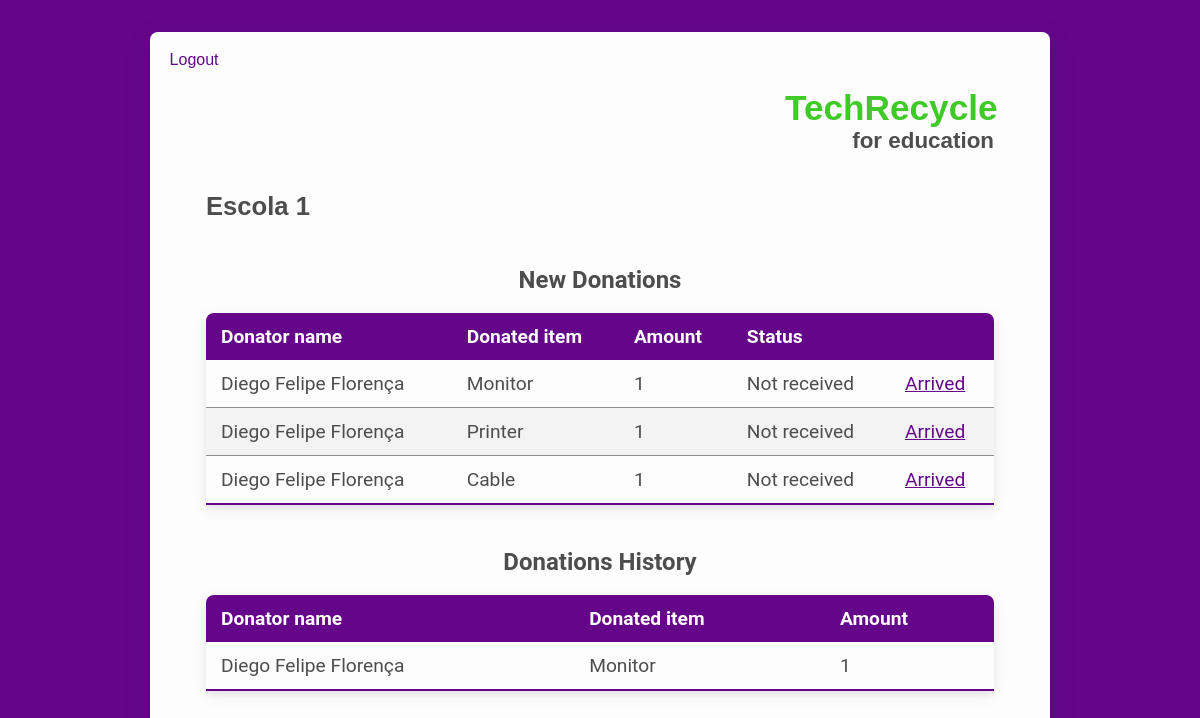
The page /school_page (signed in) on the database as committed earlier.
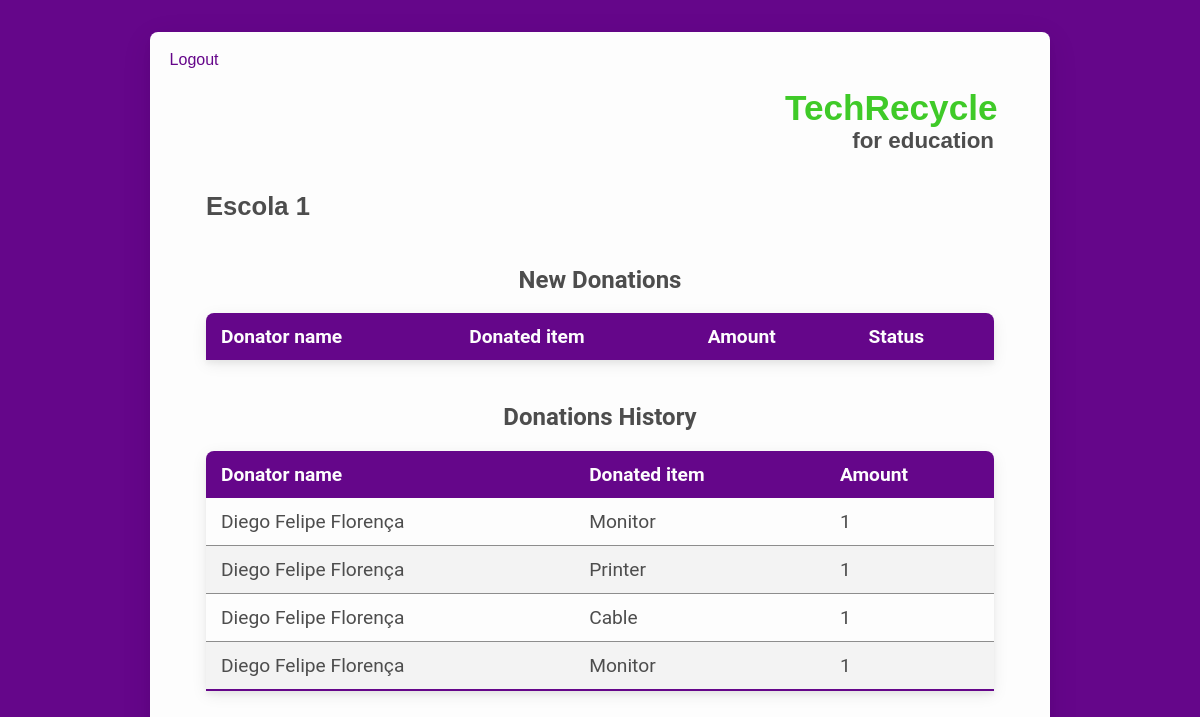
The same page on the database as committed later.
### tables this page shows
CREATE TABLE "schools" (
	"id"	INTEGER,
	"name"	VARCHAR(255),
	"address"	VARCHAR(255),
	"city"	VARCHAR(255),
	"state"	VARCHAR(255),
	"country"	VARCHAR(255),
	"phone"	VARCHAR(20),
	"email"	VARCHAR(255),
	"password"	VARCHAR(255),
	"latitude"	Decimal(8, 6),
	"longitude"	Decimal(9, 6),
	"photo"	VARCHAR(255),
	PRIMARY KEY("id")
);

CREATE TABLE "donations" (
	"id"	INTEGER,
	"user_id"	VARCHAR(255),
	"school_id"	VARCHAR(255),
	"item_id"	VARCHAR(255),
	"amount"	VARCHAR(255),
	"received"	INTEGER,
	PRIMARY KEY("id")
);

CREATE TABLE 'users' ( 'id' INTEGER PRIMARY KEY, 'name' VARCHAR(255), 'email' VARCHAR(255), 'password' VARCHAR(255), 'photo' VARCHAR(255) );

CREATE TABLE 'items' ( 'id' INTEGER PRIMARY KEY, 'name' VARCHAR(255), 'description' VARCHAR(255), 'icon' VARCHAR(255), 'scores' INTEGER );

### app.py (the view)
@app.route('/school_page')
def schoolPage():
    if 'userId' in session:
        schoolId = session['userId']
        con = sql.connect(DATABASE)
        con.row_factory = sql.Row
        cursor = con.cursor()
        itemId = request.args.get('id')
        if itemId:
            cursor.execute(
                'UPDATE `donations` SET `received` = 1 WHERE id = ?', [itemId])
            con.commit()
        cursor.execute(
            'SELECT donations.id, donations.amount, donations.received, users.name AS user, items.name AS item, items.scores, schools.name AS school FROM `donations` INNER JOIN `schools` ON schools.id = donations.school_id INNER JOIN `items` ON items.id = donations.item_id INNER JOIN `users` ON users.id = donations.user_id WHERE donations.school_id=?', [schoolId])
        donations = cursor.fetchall()
        return render_template('school_page.html', donations=donations)
    else:
        return redirect('/login')

### templates/school_page.html
{% extends "layout.html" %} {% block pageTitle %} {{ donations[0]['school'] }}
{% endblock %} {% block content %}
<h2 class="center marg-t">New Donations</h2>
<table class="styled-table">
  <thead>
    <td>Donator name</td>
    <td>Donated item</td>
    <td>Amount</td>
    <td colspan="2">Status</td>
  </thead>
  {% for donation in donations %} {% if donation['received'] == 0 %}
  <tr>
    <td>{{ donation['user'] }}</td>
    <td>{{ donation['item'] }}</td>
    <td>{{ donation['amount'] }}</td>
    <td>Not received</td>
    <td><a href="/school_page?id={{ donation['id'] }}">Arrived</a></td>
  </tr>
  {% endif %} {% endfor %}
</table>
<h2 class="center marg-t">Donations History</h2>
<table class="styled-table">
  <thead>
    <td>Donator name</td>
    <td>Donated item</td>
    <td>Amount</td>
  </thead>
  {% for donation in donations %} {% if donation['received'] == 1 %}
  <tr>
    <td>{{ donation['user'] }}</td>
    <td>{{ donation['item'] }}</td>
    <td>{{ donation['amount'] }}</td>
  </tr>
  {% endif %} {% endfor %}
</table>
{% endblock%}

### templates/layout.html (shortened to what this page needs)
<!DOCTYPE html>
<html lang="en">
  <head>
    <link
      rel="stylesheet"
      href="{{ url_for('static', filename='css/style.css') }}"
    />
  </head>
  <body>
    <div id="wrapper">
      <header>
        <a href="/" class="full-brand">
          <h1 class="brand">TechRecycle</h1>
          <span>for education</span>
        </a>
        <nav>
          <ul>
            {% if session['userId'] and session['isSchool'] == undefined and
            session['isAdmin'] == undefined %}
            <li><a href="/schools">Schools</a></li>
            <li><a href="/rank">Global Rank</a></li>
            <li><a href="/history">Donation History</a></li>
            <li><a href="/logout">Logout</a></li>
            {% elif session['userId'] and session['isSchool'] and
            session['isAdmin'] == undefined %}
            <li><a href="/logout">Logout</a></li>
            {% elif session['userId'] and session['isSchool'] == undefined and
            session['isAdmin'] != undefined %}
            <li><a href="/admin/add">Add school</a></li>
            <li><a href="/logout">Logout</a></li>
            {% endif %}
          </ul>
        </nav>
        <h2 class="page-title">{% block pageTitle %} {% endblock %}</h2>
      </header>
      <main>{% block content %} {% endblock %}</main>
    </div>
  </body>
</html>

### static/css/style.css (style rules this page uses)
:root { --primary: #4d4d4d; --secondary: #ffffff; --white: #fdfdfd; --darkgray: #3d3d3d; --lightgray: #8d8d8d; --lightergray: #f3f3f3; --green: #3fca28; --purple: #65068a; --font: 'Roboto', sans-serif; --shadow-small: 0px 2px 2px rgba(0, 0, 0, 0.04), 0px 2px 8px rgba(0, 0, 0, 0.08); --shadow: 0px 4px 4px rgba(0, 0, 0, 0.04), 0px 4px 16px rgba(0, 0, 0, 0.08); --shadow-big: 0px 8px 8px rgba(0, 0, 0, 0.04), 0px 8px 32px rgba(0, 0, 0, 0.08); }
* { margin: 0; padding: 0; -webkit-box-sizing: border-box; box-sizing: border-box; }
html, body, #root { max-height: 100vh; max-width: 100vw; height: 100%; width: 100%; }
body { padding: 2em; font-family: var(--font); color: var(--primary); background-color: var(--purple); }
a { color: var(--purple); }
header { position: relative; display: -webkit-box; display: -ms-flexbox; display: flex; margin-bottom: 20px; -webkit-box-orient: vertical; -webkit-box-direction: normal; -ms-flex-direction: column; flex-direction: column; font-family: 'Montserrat', sans-serif; }
header a.full-brand { width: 209px; display: block; text-align: right; -ms-flex-item-align: end; align-self: flex-end; text-decoration: none; }
header .brand { font-size: 2.2em; color: var(--green); }
header span { font-size: 1.4em; font-weight: bold; color: var(--primary); }
header .page-title { margin-top: 1.5em; text-align: left; font-size: 1.6em; color: var(--primary); -ms-flex-item-align: start; align-self: flex-start; }
header nav { width: 436px; padding: 0 10px; position: absolute; top: -56px; left: -56px; border-radius: 8px 0 8px 0; }
header nav ul { display: -webkit-box; display: -ms-flexbox; display: flex; }
header nav ul li { list-style: none; }
header nav ul li a { display: block; text-decoration: none; padding: 1.2em 0.6em; color: var(--purple); }
main { height: calc(100vh - 171px - 10em); display: -webkit-box; display: -ms-flexbox; display: flex; -webkit-box-orient: vertical; -webkit-box-direction: normal; -ms-flex-direction: column; flex-direction: column; -webkit-box-pack: center; -ms-flex-pack: center; justify-content: center; }
#wrapper { max-width: 900px; height: calc(100vh - 4em); padding: 3.5em; margin: auto; border-radius: 8px; background-color: var(--white); -webkit-box-shadow: var(--shadow-big); box-shadow: var(--shadow-big); }
.styled-table { border-collapse: collapse; margin: 1em 0; font-size: 1.2em; min-width: 300px; border-radius: 8px 8px 0 0; overflow: hidden; -webkit-box-shadow: var(--shadow); box-shadow: var(--shadow); }
.styled-table th, .styled-table td { padding: 12px 15px; }
.styled-table tbody tr { border-bottom: 1px solid var(--lightgray); }
.styled-table tbody tr:nth-of-type(even) { background-color: var(--lightergray); }
.styled-table tbody tr:last-of-type { border-bottom: 2px solid var(--purple); }
.center { text-align: center; }
.marg-t { margin-top: 1em; }

Rows that differ between the two databases and show on the page:
changed donations (number 1 of 4 on the later page): moves from the list under "New Donations" to the list under "Donations History"
changed donations "Printer": moves from the list under "New Donations" to the list under "Donations History"
changed donations "Cable": moves from the list under "New Donations" to the list under "Donations History"
